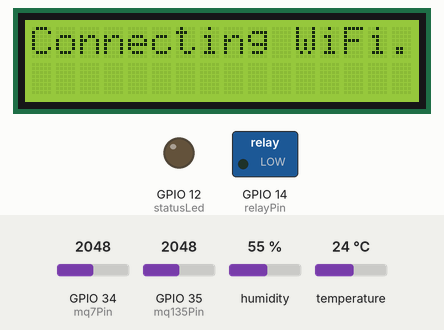
This sketch was run on a simulated ESP32. Shown: 16×2 character LCD, switched loads named in the sketch (green lamp = pin HIGH), output pins drawn as LEDs (lit = HIGH). Inputs (shaded band) come from the test bench; at power-on: GPIO 34 (mq7Pin) = 2048, GPIO 35 (mq135Pin) = 2048, humidity 55 %, temperature 24 °C. WiFi joins after 1.5 s; servers stay silent unless stated; what the sketch prints to the serial monitor is not drawn.

Above: at 0.6 s.
At 2.0 s:
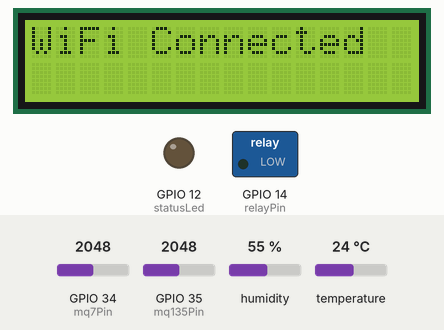
At 3.6 s:
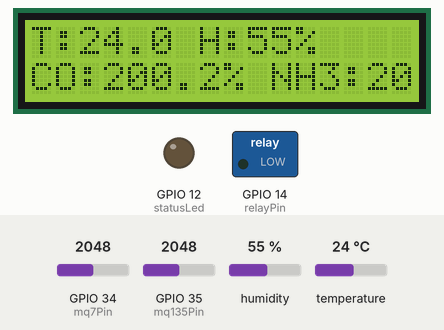
At 19.6 s:
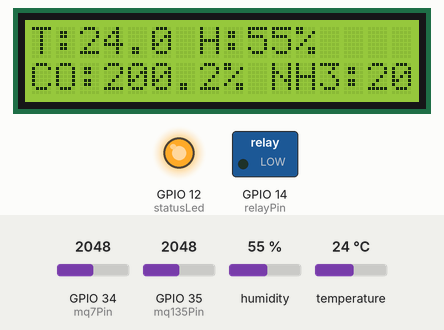
Timing chart, 0 to 36.9 s (numbered marks = the images above):
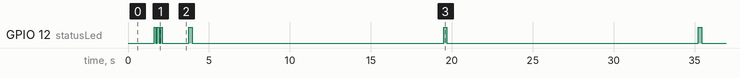

The sketch:

Show_alue_in_Percent.ino
```cpp
#include <WiFi.h>
#include "ThingSpeak.h"
#include <DHT.h>
#include <LiquidCrystal_I2C.h>

// Wi-Fi credentials
const char* ssid = "Me";
const char* password = "mehedi113";

// ThingSpeak settings
const char* thingSpeakApiKey = "WQ38HT9QZWRE4FFX";
unsigned long channelNumber = 2948761;

// Sensor pins
const int mq7Pin = 34;
const int mq135Pin = 35;
const int dhtPin = 4;
#define DHTTYPE DHT22

// Output pins
const int statusLed = 12;
const int relayPin = 14;

// LCD setup (use Frank de Brabander's library)
LiquidCrystal_I2C lcd(0x27, 16, 2);

// DHT sensor
DHT dht(dhtPin, DHTTYPE);

// WiFi client
WiFiClient client;

// Threshold for MQ135
const int mq135Threshold = 300;

// Number of samples for averaging
const int numSamples = 10;

void connectToWiFi() {
  WiFi.begin(ssid, password);
  int attempts = 0;
  lcd.clear();
  lcd.setCursor(0, 0);
  lcd.print("Connecting WiFi");

  while (WiFi.status() != WL_CONNECTED && attempts < 20) {
    delay(500);
    lcd.print(".");
    attempts++;
  }

  lcd.clear();
  if (WiFi.status() == WL_CONNECTED) {
    lcd.setCursor(0, 0);
    lcd.print("WiFi Connected");
    for (int i = 0; i < 3; i++) {
      digitalWrite(statusLed, HIGH);
      delay(100);
      digitalWrite(statusLed, LOW);
      delay(100);
    }
  } else {
    lcd.setCursor(0, 0);
    lcd.print("WiFi Failed");
  }

  delay(1000);
}

int readAveragedAnalog(int pin) {
  long sum = 0;
  for (int i = 0; i < numSamples; i++) {
    sum += analogRead(pin);
    delay(10);
  }
  return sum / numSamples;
}

void setup() {
  Serial.begin(115200);
  pinMode(statusLed, OUTPUT);
  pinMode(relayPin, OUTPUT);
  digitalWrite(relayPin, LOW);

  lcd.init();
  lcd.backlight();
  lcd.setCursor(0, 0);
  lcd.print("Poultry Monitor");

  dht.begin();
  connectToWiFi();
  ThingSpeak.begin(client);
}

void loop() {
  float temperature = dht.readTemperature();
  float humidity = dht.readHumidity();
  int mq7Value = readAveragedAnalog(mq7Pin);
  int mq135Value = readAveragedAnalog(mq135Pin);

  if (isnan(temperature) || isnan(humidity)) {
    Serial.println("Failed to read from DHT!");
    temperature = 0;
    humidity = 0;
  }

  // Convert gas sensor values to approximate percentages
  float coPercent = (mq7Value / 1023.0) * 100.0;
  float nh3Percent = (mq135Value / 1023.0) * 100.0;

  Serial.printf("Temp: %.1fC,   Hum: %.1f%%\n", temperature, humidity);
  Serial.printf("CO: %.2f%%, NH3: %.2f%%\n", coPercent, nh3Percent);

  // Display on LCD
  lcd.clear();
  lcd.setCursor(0, 0);
  lcd.print("T:");
  lcd.print(temperature, 1);
  lcd.print(" H:");
  lcd.print((int)humidity);
  lcd.print("%");

  lcd.setCursor(0, 1);
  lcd.print("CO:");
  lcd.print(coPercent, 1);
  lcd.print("% NH3:");
  lcd.print(nh3Percent, 1);
  lcd.print("%");

  // Upload raw analog values to ThingSpeak
  ThingSpeak.setField(1, temperature);
  ThingSpeak.setField(2, humidity);
  ThingSpeak.setField(3, mq7Value);
  ThingSpeak.setField(4, mq135Value);

  int response = ThingSpeak.writeFields(channelNumber, thingSpeakApiKey);

  if (response == 200) {
    Serial.println("Data sent to ThingSpeak.");
    digitalWrite(statusLed, HIGH);
    delay(200);
    digitalWrite(statusLed, LOW);
  } else {
    Serial.printf("Failed to send data. Code: %d\n", response);
  }

  // Relay logic
  if (mq135Value < mq135Threshold) {
    digitalWrite(relayPin, HIGH);
    delay(5000);
    digitalWrite(relayPin, LOW);
  }

  delay(15000);  // ThingSpeak rate limit
}
```

Measured:
- by itself, GPIO 12 (statusLed): HIGH → LOW at 1.7 s, → HIGH 0.10 s later, → LOW 0.10 s later, → HIGH 0.10 s later, … (11 changes in this stretch)
- what the display in image 0 shows lasts 1.0 s, from 0.6 s to 1.6 s
- what the display in image 1 shows lasts 1.9 s, from 1.6 s to 3.5 s
